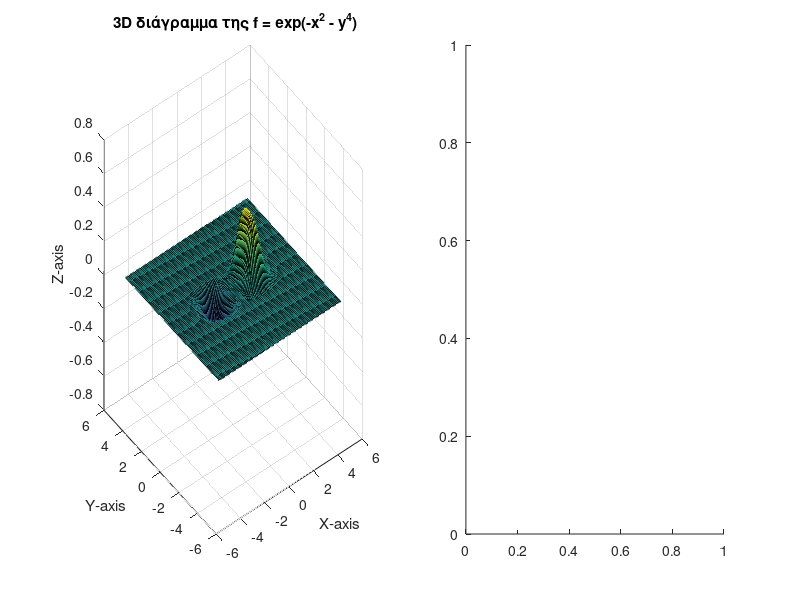

Write MATLAB code to recreate this figure. (Note: this script raises an error after producing the figure.)
f = @(x, y) (x.^3) .* exp((-x.^2) - (y.^4));                          % Ορίσμός της συνάρτησης 

[x, y] = meshgrid(-5:0.1:5, -5:0.1:5);                                

z = f(x, y);

figure;                                                        % Φτιάχνει ενα 3D διάγραμμα της συνάρτησης 
subplot(1,2,1)
surf(x, y, z);
xlabel('X-axis');
ylabel('Y-axis');
zlabel('Z-axis');
title(' 3D διάγραμμα της f = exp(-x^2 - y^4)');

subplot(1,2,2)                                                % Και φτιάχνει και τις ισουψείς καμπύλες της
fcontour(f,[-3 3]);
grid on;
title('Ισοϋψείς καμπύλες της f = exp(-x^2 - y^4)');
xlabel('x');
ylabel('y');
